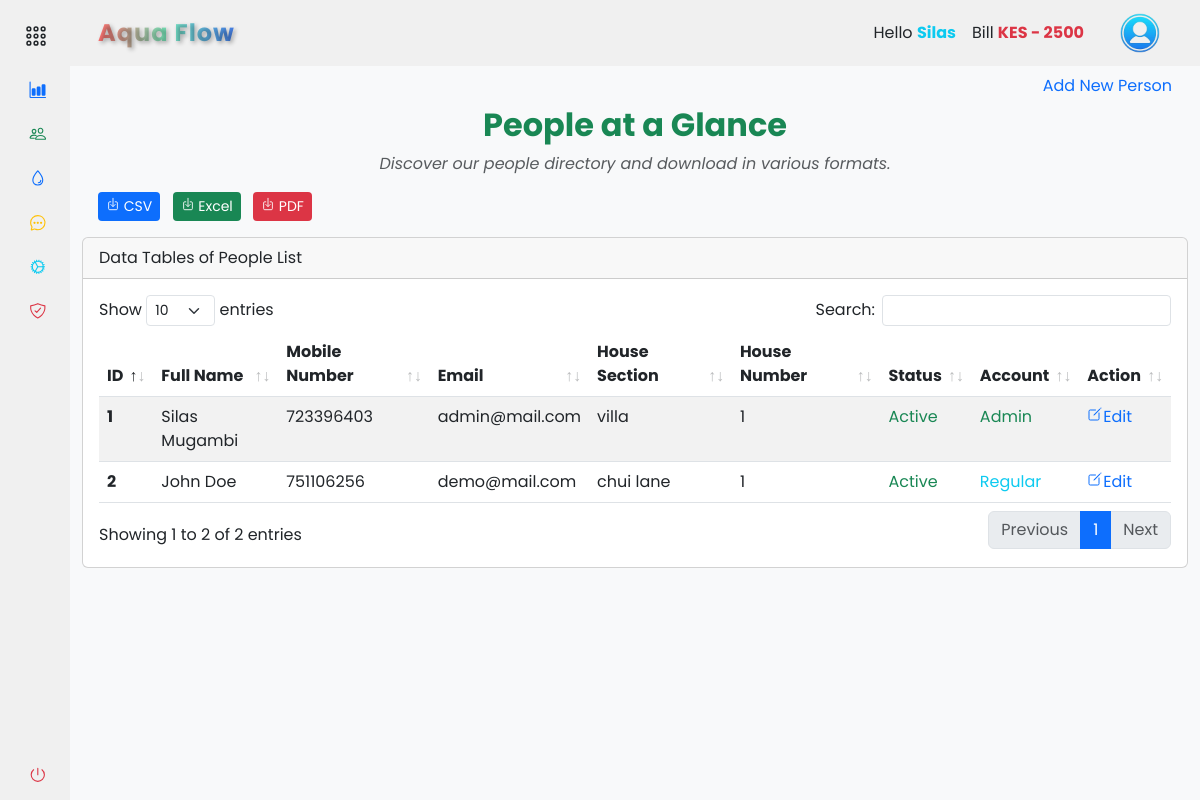
The page /accounts/people/people_list (signed in) on the database its author committed.
### app/backend/models/user.py (models this page shows, shortened)
class Settings(db.Model):
    id = db.Column(db.Integer, primary_key=True)
    company_name = db.Column(db.String(255))
    unit_price = db.Column(db.Float)
    service_fee = db.Column(db.Float)
    house_sections = db.Column(db.String(255))
    bank_name = db.Column(db.String(255))
    paybill = db.Column(db.Integer)
    account_number = db.Column(db.Integer)
    contact_number = db.Column(db.String(20))

class User(db.Model, UserMixin):
    id = db.Column(db.Integer, primary_key=True)
    mobile_number = db.Column(db.String(20), unique=True, nullable=False)
    password_hash = db.Column(db.String(128), nullable=False)
    first_name = db.Column(db.String(50))
    last_name = db.Column(db.String(50))
    email = db.Column(db.String(120))
    house_section = db.Column(db.String(50))
    house_number = db.Column(db.String(20))
    profile_image = db.Column(db.String(255))
    is_active = db.Column(db.Boolean, default=True)
    is_admin = db.Column(db.Boolean, default=False)
    meter_readings = db.relationship('MeterReading', backref='user', lazy=True)
    payments = db.relationship('Payment', backref='user', lazy=True)

### app/backend/accounts/people/routes.py (the view)
@people_bp.route('/people_list', methods=['GET', 'POST'])
@login_required
def people_list():
    if current_user.is_authenticated:
        people_list = User.query.all()
        add_form = AddUserForm()
        house_sections = []
        settings = Settings.query.first()
        if settings:
            house_sections = [(section, section) for section in settings.house_sections.split(',')]
        return render_template('accounts/people_list.html', people_list=people_list, house_sections=house_sections, form=add_form, hide_footer=True)
    else:
        return redirect(url_for('auth.login'))

### app/backend/accounts/people/forms.py (shortened to what this page needs)
class AddUserForm(FlaskForm):
    first_name = StringField('First Name', validators=[DataRequired(), Length(max=50)])
    last_name = StringField('Last Name', validators=[DataRequired(), Length(max=50)])
    mobile_number = StringField('Mobile Number', validators=[DataRequired(), Length(min=10, max=20)])
    email = StringField('Email', validators=[Optional(), Length(max=50)])
    house_section = SelectField('House Section', validators=[DataRequired()], coerce=str)
    house_number = StringField('House Number', validators=[DataRequired(), Length(max=50)])
    password = PasswordField('Password', validators=[DataRequired(), Length(min=6), EqualTo('confirm_password', message='Passwords must match')])
    confirm_password = PasswordField('Confirm Password', validators=[DataRequired()])
    submit = SubmitField('Register')

### app/backend/accounts/accounts_context.py (called while the page is built)
def accounts_context():
    settings = Settings.query.first()
    company_name = settings.company_name if settings else 'ApoGen'
    bank_name = settings.bank_name if settings else 'M-Pesa'
    paybill = settings.paybill if settings else '123456'
    account_number = settings.account_number if settings else '123456789'
    contact_number = settings.contact_number if settings else '0722000111'
    bill = 2500
    return {
        'company_name': company_name,
        'bank_name': bank_name,
        'paybill': paybill,
        'account_number': account_number,
        'contact_number': contact_number,
        'bill': bill
    }

def inject_now():
    return {'now': datetime.utcnow() + timedelta(hours=3)}

### app/assets/templates/accounts/people_list.html (shortened to what this page needs)
{% extends "base.html" %} {% block content %}
<section class="container-fluid">
  <ul class="nav nav-pills justify-content-end border-0">
    <li type="button" class="nav-item">
      <a
        class="nav-link"
        data-bs-toggle="modal"
        data-bs-target="#addNewPersonModal"
        >Add New Person</a
      >
    </li>
  </ul>
  <div class="text-center">
    <h2 class="fw-bold text-success mb-2">People at a Glance</h2>
    <p class="text-muted fst-italic">
      Discover our people directory and download in various formats.
    </p>
  </div>
  <div class="row">
    <div class="col-md-12">
      <div class="float-start ms-3">
        <form
          action="{{ url_for('accounts.people.download_users') }}"
          method="get"
          class="d-inline"
        >
          <button
            type="submit"
            class="btn btn-sm me-2 btn-primary"
            name="format"
            value="csv"
          >
            <ion-icon name="download-outline"></ion-icon> CSV
          </button>
        </form>
        <form
          action="{{ url_for('accounts.people.download_users') }}"
          method="get"
          class="d-inline"
        >
          <button
            type="submit"
            class="btn btn-sm me-2 btn-success"
            name="format"
            value="excel"
          >
            <ion-icon name="download-outline"></ion-icon> Excel
          </button>
        </form>
        <form
          action="{{ url_for('accounts.people.download_users') }}"
          method="get"
          class="d-inline"
        >
          <button
            type="submit"
            class="btn btn-sm me-2 btn-danger"
            name="format"
            value="pdf"
          >
            <ion-icon name="download-outline"></ion-icon> PDF
          </button>
        </form>
      </div>
    </div>
  </div>
  <div class="col-md-12">
    <div class="card mt-3 mb-3">
      <div class="card-header">Data Tables of People List</div>
      <div class="card-body">
        <div class="table-responsive">
          <table class="table table-striped data-table" style="width: 100%">
            <thead>
              <tr>
                <th scope="col">ID</th>
                <th scope="col">Full Name</th>
                <th scope="col">Mobile Number</th>
                <th scope="col">Email</th>
                <th scope="col">House Section</th>
                <th scope="col">House Number</th>
                <th scope="col">Status</th>
                <th scope="col">Account</th>
                <th scope="col">Action</th>
              </tr>
            </thead>
            <tbody>
              {% for person in people_list %}
              <tr>
                <th scope="row">{{ person.id }}</th>
                <td>
                  {{ person.first_name.title() ~ " " ~ person.last_name.title()
                  }}
                </td>
                <td>{{ person.mobile_number }}</td>
                <td>{{ person.email }}</td>
                <td>{{ person.house_section }}</td>
                <td>{{ person.house_number }}</td>
                <td>
                  {% if person.is_active %}
                  <span class="text-success">Active</span>
                  {% else %}
                  <span class="text-danger">Inactive</span>
                  {% endif %}
                </td>
                <td>
                  {% if person.is_admin %}
                  <span class="text-success">Admin</span>
                  {% else %}
                  <span class="text-info">Regular</span>
                  {% endif %}
                </td>
                <td>
                  {% if current_user.is_admin or current_user.id == person.id %}
                  <a
                    href="{{ url_for('accounts.people.edit_user', user_id=person.id) }}"
                  >
                    <ion-icon name="create-outline"></ion-icon>Edit
                  </a>
                  {% else %}
                  <span class="text-muted">No Edit Permission</span>
                  {% endif %}
                </td>
              </tr>
              {% endfor %}
            </tbody>
          </table>
        </div>
      </div>
    </div>
  </div>
</section>
{% endblock %}

### app/assets/templates/components/navbar.html (shortened to what this page needs)
{% if not hide_navbar %}
<header
  id="navbar"
  class="navbar navbar-expand-lg sticky-sm-top {% if not current_user.is_authenticated %}bg-dark{% endif %}"
>
  <div class="container-fluid">
    <a
      class="navbar-brand text-center d-flex align-items-center fw-bold ms-3 {% if not current_user.is_authenticated %}text-light{% else %}gradient-text{% endif %}"
      href="#"
    >
      {{ company_name.title() }}
    </a>
    <div class="collapse navbar-collapse" id="navbarToggler">
      <div class="d-flex align-items-center ms-auto">
         {% if current_user.is_authenticated %}
        <ul class="navbar-nav me-3">
          <li class="nav-item">
            <a class="nav-link text-dark">
              Hello
              <span class="text-info fw-bold"
                >{{ current_user.first_name.title() }}</span
              >
            </a>
          </li>
          <li class="nav-item">
            <a class="nav-link text-dark">
              Bill
              <span
                class="fw-bold {% if bill > 0 %}text-danger{% else %}text-success{% endif %}"
                >KES {% if bill > 0 %}-{% endif %} {{ bill }}</span
              >
            </a>
          </li>
        </ul>
        <div class="btn-group">
          <button
            type="button"
            class="btn navbar-brand rounded-circle border-0"
            data-bs-toggle="dropdown"
            aria-expanded="false"
          >
            <img
              src="{{ url_for('static', filename='images/user.png') }}"
              alt="logo image"
              height="40px"
              width="40px"
            />
          </button>
        </div>
        {% endif %}
      </div>
    </div>
  </div>
</header>
{% endif %}

### app/assets/static/css/styles.css (style rules this page uses)
a { text-decoration: none; cursor: pointer; }
li { list-style: none; }
button { border: none !important; outline: none; }
body { font-family: "Poppins", sans-serif; }
.navbar, #sidebar { background-color: #f0f0f0; z-index: 1000; }
.navbar-brand { font-size: 24px; letter-spacing: 1px; text-decoration: none; transition: transform 0.3s ease; }
.gradient-text { background: linear-gradient(to right, #ff6e6e, #78e8bc, #4780ec); -webkit-background-clip: text; -webkit-text-fill-color: transparent; font-weight: bold; text-shadow: 2px 2px 4px rgba(0, 0, 0, 0.3); }

### rows shown on the page
Settings: title "Aqua Flow"
User: first_name "Silas", id "1", first_name "Silas Mugambi", mobile_number "723396403", email "admin@mail.com", house_section "villa", house_number "1", is_active "Active", is_admin "Admin"
User: id "2", first_name "John Doe", mobile_number "751106256", email "demo@mail.com", house_section "chui lane", house_number "1", is_active "Active", is_admin "Regular"

### other values the page prints
{{ bill }} "2500"
